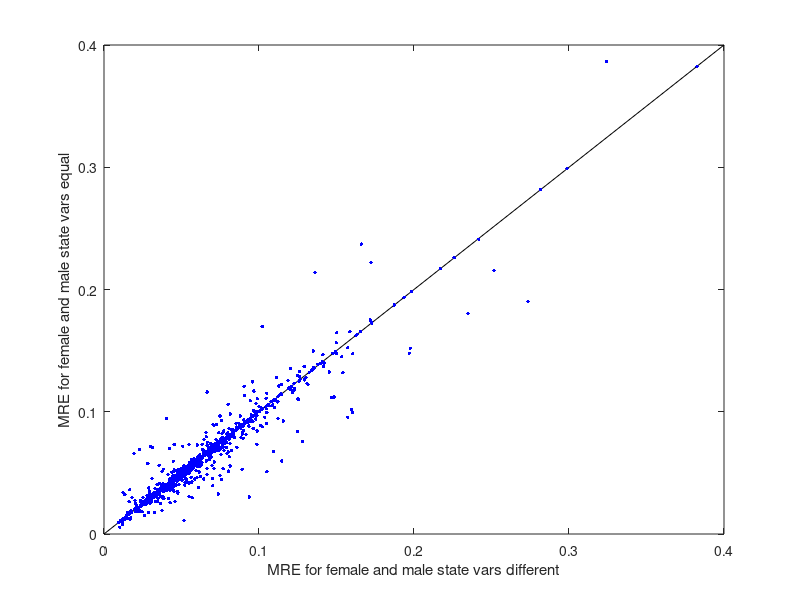

Reproduce this figure in MATLAB. (Note: this script raises an error after producing the figure.)
load nm_m % nm_m err_old err = read_stat(nm_m,{'MRE','SMSE'})

mre = [err_old(:,1), err(:,1)];
Hfig = figure;
plot([0;.4],[0;.4],'k', mre(:,1),mre(:,2),'.b','linewidth',3,'markersize',8)
xlabel('MRE for female and male state vars different')
ylabel('MRE for female and male state vars equal')
h = datacursormode(Hfig); entries_txt = nm_m; n=length(nm_m);
for i=1:n; entries_txt{i} = strrep(entries_txt{i}, '_' , ' '); end
h.UpdateFcn = @(obj, event_obj)xylabels(obj, event_obj, entries_txt, mre);
datacursormode on % mouse click on plot

smse = [err_old(:,2), err(:,2)];
Hfig1 = figure;
plot([0;.17],[0;.17],'k', smse(:,1),smse(:,2),'.b','linewidth',3,'markersize',8)
xlabel('SMSE for f & m state vars different')
ylabel('SMSE for f & m state vars equal')
h = datacursormode(Hfig1); entries_txt = nm_m; n=length(nm_m);
for i=1:n; entries_txt{i} = strrep(entries_txt{i}, '_' , ' '); end
h.UpdateFcn = @(obj, event_obj)xylabels(obj, event_obj, entries_txt, smse);
datacursormode on % mouse click on plot